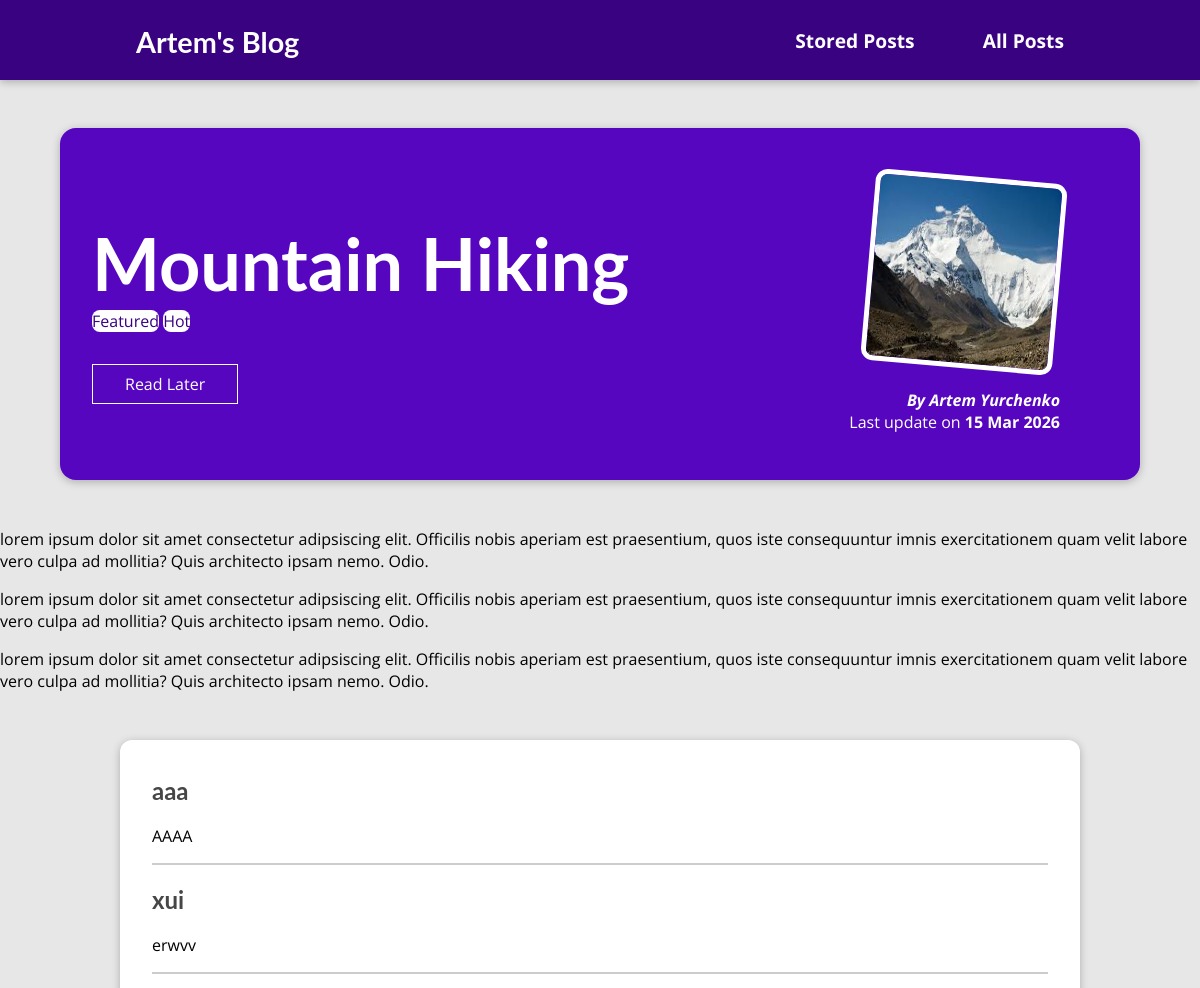
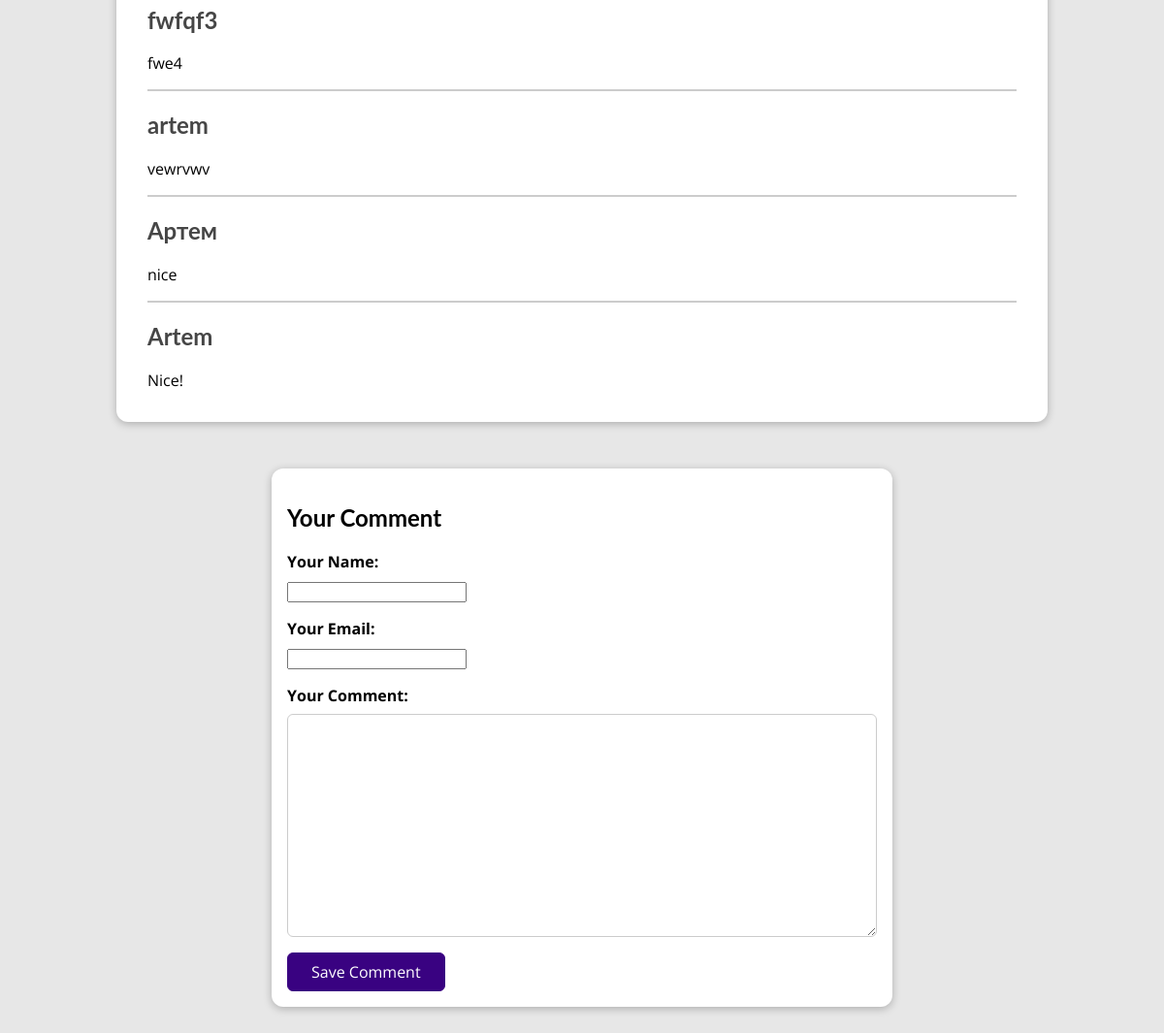
The page /posts/hike-in-the-mountains on the database its author committed (2 pictures, top to bottom).
### blog/models.py (models this page shows, shortened)
class Post(models.Model):
    title = models.CharField(max_length=150)
    excerpt = models.CharField(max_length=200)
    image = models.ImageField(upload_to="posts", null=True)
    date = models.DateField(auto_now=True)
    slug = models.SlugField(unique=True, db_index=True)
    content = models.TextField(validators=[MinLengthValidator(10)])
    author = models.ForeignKey(
        Author, on_delete=models.SET_NULL, null=True, related_name="posts")
    tags = models.ManyToManyField(Tag)

class Tag(models.Model):
    caption = models.CharField(max_length=20)

class Author(models.Model):
    first_name = models.CharField(max_length=100)
    last_name = models.CharField(max_length=100)
    email_address = models.EmailField()
    def full_name(self):
        return f"{self.first_name} {self.last_name}"

class Comment(models.Model):
    user_name = models.CharField(max_length=120)
    user_email = models.EmailField()
    text = models.TextField(max_length=400)
    post = models.ForeignKey(
        Post, on_delete=models.CASCADE, related_name="comments")

### blog/views.py (the view, shortened to what this page needs)
# urls.py: path("posts/<slug:slug>", views.SinglePostView.as_view(),
class SinglePostView(View):
    def is_stored_post(self, request, post_id):
        stored_posts = request.session.get("stored_posts")
        if stored_posts is not None:
            is_saved_for_later = post_id in stored_posts
        else:
            is_saved_for_later = False
        return is_saved_for_later
    def get(self, request, slug):
        post = Post.objects.get(slug=slug)
        stored_posts = request.session.get("stored_posts")
        if stored_posts is not None:
            is_saved_for_later = post.id in stored_posts
        else:
            is_saved_for_later = False
        context = {
            "post": post,
            "post_tags": post.tags.all(),
            "comment_form": CommentForm(),
            "comments": post.comments.all().order_by("-id"),
            "saved_for_later": self.is_stored_post(request, post.id)
        }
        return render(request, "blog/post-detail.html", context)

### blog/forms.py
class CommentForm(forms.ModelForm):
    class Meta:
        model = Comment
        exclude = ["post"]
        labels = {
            "user_name": "Your Name",
            "user_email": "Your Email",
            "text": "Your Comment"
        }

### blog/templates/blog/post-detail.html (shortened to what this page needs)
{% extends "base.html" %}
{% load static %}
{% block css_files %}
    <link rel="stylesheet" href="{% static "blog/post-detail.css" %}" />
{% endblock %}
{% block content %}
    <section id="summary">
        <h2>{{ post.title }}</h2>
        <div>
            {% for tag in post_tags %}
                <span class="tag">{{ tag.caption }}</span>
            {% endfor %}
        </div>
        <div id="read-later">
            <form action="{% url "read-later" %}" method="POST">
                {% if is_stored %}
                    <input type="hidden" name="remove" value="true">
                    <button class="remove-btn">Remove from "Read Later" List</button>
                {% else %}
                    <button class="read-later-btn">
                        {% if saved_for_later %}
                            Remove from "Read Later" List
                        {% else %}
                            Read Later
                        {% endif %}
                    </button>
                {% endif %}
            </form>
        </div>
        <article>
            <img src="{{ post.image.url }}" alt="{{ post.title }}" />
            <address>By <a href="mailto:{{ post.author.email_address }}">{{ post.author.full_name }}</a></address>
            <div>Last update on <time>{{ post.date|date:"d M Y" }}</time></div>
        </article>
    </section>
    <main>
        {{ post.content|linebreaks }}
    </main>
    <section id="comments">
        <ul>
            {% for comment in comments %}
                <li>
                    <h2>{{ comment.user_name }}</h2>
                    <p>{{ comment.text|linebreaks }}</p>
                </li>
            {% endfor %}
        </ul>
    </section>
    <section id="comment-form">
        <h2>Your Comment</h2>
        <form action="{% url "post-detail-page" post.slug %}" method="POST">
            {% for form_field in comment_form %}
                <div class="form-control {% if form_field.errors %}error{% endif %}">
                    {{ form_field.label_tag }}
                    {{ form_field }}
                </div>
            {% endfor %}
            <button>Save Comment</button>
        </form>
    </section>
{% endblock %}

### templates/base.html (shortened to what this page needs)
{% load static %}
<!DOCTYPE html>
<html lang="en">
<head>
    <link rel="stylesheet" href="{% static "app.css" %}">
    {% block css_files %}{% endblock %}
</head>
<body>
    <header id="main-navigation">
        <h1><a href="{% url "starting-page" %}">Artem's Blog</a></h1>
        <nav>
            <a href="{% url "read-later" %}">Stored Posts</a>
            <a href="{% url "posts-page" %}">All Posts</a>
        </nav>
    </header>
    {% block content %}
    {% endblock %}
</body>
</html>

### static/app.css (style rules this page uses)
* { box-sizing: border-box; }
html { font-family: 'Open Sans', 'Lato', sans-serif; }
body { margin: 0; }
h1, h2, h3 { font-family: 'Lato', sans-serif; font-weight: bold; }
#main-navigation { width: 100%; height: 5rem; display: flex; justify-content: space-between; align-items: center; padding: 0 10%; position: fixed; top: 0; left: 0; background-color: #390281; box-shadow: 0 2px 8px rgba(0, 0, 0, 0.25); z-index: 1000; }
#main-navigation h1 { margin: 0; }
#main-navigation a { text-decoration: none; color: white; font-weight: bold; margin-left: 1rem; }
#main-navigation h1 a { font-size: 1.8rem; color: white; text-decoration: none; }
#main-navigation nav a { color: white; text-decoration: none; font-weight: bold; margin-left: 2rem; font-size: 1.2rem; padding: 0.5rem 1rem; border-radius: 6px; transition: all 0.3s ease; }

### blog/static/blog/post-detail.css (style rules this page uses)
body { background-color: #e7e7e7; }
#main-navigation { background-color: #390281; box-shadow: 0 2px 8px rgba(0, 0, 0, 0.25); }
#summary { margin: 8rem auto 3rem auto; padding: 2rem; width: 90%; max-width: 90rem; border-radius: 16px; background-color: #5706c0; position: relative; box-shadow: 0 2px 8px rgba(0, 0, 0, 0.25); height: 22rem; }
#summary h2 { color: white; font-size: 4.5rem; margin-bottom: 0.25rem; }
#summary article { position: absolute; top: 2rem; right: 3rem; padding: 1rem 2rem; border-radius: 12px; text-align: right; color: white }
#summary article img { width: 12rem; height: 12rem; border-radius: 12px; transform: rotateZ(5deg); border: 5px solid white; margin-bottom: 1rem; }
#summary address { font-weight: bold; }
#summary a { color: white; text-decoration: none; }
#summary time { font-weight: bold; }
#read-later { margin: 2rem 0; }
#read-later button { background-color: transparent; border: 1px solid white; padding: 0.5rem 2rem; font: inherit; color: white; cursor: pointer; }
.tag { background-color: white; color: #390281; border-radius: 8px; }
#comment-form { margin: 3rem auto; width: 90%; max-width: 40rem; border-radius: 12px; background-color: white; box-shadow: 0 2px 8px rgba(0, 0, 0, 0.25); padding: 1rem; }
#comment-form button { font: inherit; background-color: #390281; color: white; border: 1px solid #390281; padding: 0.5rem 1.5rem; border-radius: 6px; cursor: pointer; }
.form-control { margin-bottom: 1rem; }
.form-control label { font-weight: bold; margin-bottom: 0.5rem; display: block; }
.fotm-control input, .form-control textarea { display: block; width: 100%; font: inherit; padding: 0.25rem; border-radius: 6px; border: 1px solid #ccc; }
#comments { margin: 3rem auto; width: 90%; max-width: 60rem; border-radius: 12px; background-color: white; box-shadow: 0 2px 8px rgba(0, 0, 0, 0.25); padding: 1rem 2rem; }
#comments ul { list-style: none; margin: 0; padding: 0; }
#comments li { margin-bottom: 1rem; border-bottom: 2px solid #ccc; }
#comments li:last-of-type { border-bottom: none; }
#comments h2 { color: #464646; }

### rows shown on the page
Post: title "Mountain Hiking", image (picture), author.full_name "Artem Yurchenko", date "15 Mar 2026", content "lorem ipsum dolor sit amet consectetur adipsiscing elit. Officilis nobis aperiam est praesentium, quos iste consequuntur imnis exercitationem quam velit labore vero culpa ad mollitia? Quis architecto ipsam nemo. Odio. lorem ipsum dolor sit amet consectetur adipsiscing elit. Officilis nobis aperiam est praesentium, quos iste consequuntur imnis exercitationem quam velit labore vero culpa ad mollitia? Quis architecto ipsam nemo. Odio. lorem ipsum dolor sit amet consectetur adipsiscing elit. Officilis nobis aperiam est praesentium, quos iste consequuntur imnis exercitationem quam velit labore vero culpa ad mollitia? Quis architecto ipsam nemo. Odio."
Tag: caption "Featured"
Tag: caption "Hot"
Comment: user_name "aaa", text "AAAA"
Comment: user_name "xui", text "erwvv"
Comment: user_name "fwfqf3", text "fwe4"
Comment: user_name "artem", text "vewrvwv"
Comment: user_name "Артем", text "nice"
Comment: user_name "Artem", text "Nice!"
